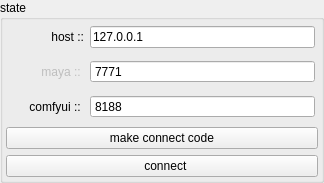
             <widget class="QGroupBox" name="state_Gb">
              <property name="title">
               <string>state</string>
              </property>
              <layout class="QVBoxLayout" name="verticalLayout">
               <property name="sizeConstraint">
                <enum>QLayout::SizeConstraint::SetDefaultConstraint</enum>
               </property>
               <property name="leftMargin">
                <number>3</number>
               </property>
               <property name="topMargin">
                <number>3</number>
               </property>
               <property name="rightMargin">
                <number>3</number>
               </property>
               <property name="bottomMargin">
                <number>3</number>
               </property>
               <item>
                <layout class="QHBoxLayout" name="host_H">
                 <property name="leftMargin">
                  <number>3</number>
                 </property>
                 <property name="topMargin">
                  <number>3</number>
                 </property>
                 <property name="rightMargin">
                  <number>3</number>
                 </property>
                 <property name="bottomMargin">
                  <number>3</number>
                 </property>
                 <item>
                  <widget class="QLabel" name="host_Lb">
                   <property name="minimumSize">
                    <size>
                     <width>75</width>
                     <height>0</height>
                    </size>
                   </property>
                   <property name="text">
                    <string>host ::</string>
                   </property>
                   <property name="alignment">
                    <set>Qt::AlignmentFlag::AlignRight|Qt::AlignmentFlag::AlignTrailing|Qt::AlignmentFlag::AlignVCenter</set>
                   </property>
                  </widget>
                 </item>
                 <item>
                  <widget class="QLineEdit" name="setHost_Le">
                   <property name="text">
                    <string>127.0.0.1</string>
                   </property>
                  </widget>
                 </item>
                </layout>
               </item>
               <item>
                <layout class="QHBoxLayout" name="mayaPort_H">
                 <property name="leftMargin">
                  <number>3</number>
                 </property>
                 <property name="topMargin">
                  <number>3</number>
                 </property>
                 <property name="rightMargin">
                  <number>3</number>
                 </property>
                 <property name="bottomMargin">
                  <number>3</number>
                 </property>
                 <item>
                  <widget class="QLabel" name="mayaPort_Lb">
                   <property name="enabled">
                    <bool>false</bool>
                   </property>
                   <property name="minimumSize">
                    <size>
                     <width>75</width>
                     <height>0</height>
                    </size>
                   </property>
                   <property name="text">
                    <string>maya :: </string>
                   </property>
                   <property name="alignment">
                    <set>Qt::AlignmentFlag::AlignRight|Qt::AlignmentFlag::AlignTrailing|Qt::AlignmentFlag::AlignVCenter</set>
                   </property>
                  </widget>
                 </item>
                 <item>
                  <widget class="QSpinBox" name="setMayaPort_Sb">
                   <property name="minimumSize">
                    <size>
                     <width>225</width>
                     <height>0</height>
                    </size>
                   </property>
                   <property name="buttonSymbols">
                    <enum>QAbstractSpinBox::ButtonSymbols::NoButtons</enum>
                   </property>
                   <property name="showGroupSeparator" stdset="0">
                    <bool>false</bool>
                   </property>
                   <property name="maximum">
                    <number>65535</number>
                   </property>
                   <property name="value">
                    <number>7771</number>
                   </property>
                  </widget>
                 </item>
                </layout>
               </item>
               <item>
                <layout class="QHBoxLayout" name="comfyuiPort_H">
                 <property name="spacing">
                  <number>6</number>
                 </property>
                 <property name="leftMargin">
                  <number>3</number>
                 </property>
                 <property name="topMargin">
                  <number>3</number>
                 </property>
                 <property name="rightMargin">
                  <number>3</number>
                 </property>
                 <property name="bottomMargin">
                  <number>3</number>
                 </property>
                 <item>
                  <widget class="QLabel" name="comfyuiPort_Lb">
                   <property name="minimumSize">
                    <size>
                     <width>75</width>
                     <height>0</height>
                    </size>
                   </property>
                   <property name="text">
                    <string>comfyui :: </string>
                   </property>
                   <property name="alignment">
                    <set>Qt::AlignmentFlag::AlignRight|Qt::AlignmentFlag::AlignTrailing|Qt::AlignmentFlag::AlignVCenter</set>
                   </property>
                  </widget>
                 </item>
                 <item>
                  <widget class="QSpinBox" name="setComfyuiPort_Sb">
                   <property name="minimumSize">
                    <size>
                     <width>225</width>
                     <height>0</height>
                    </size>
                   </property>
                   <property name="buttonSymbols">
                    <enum>QAbstractSpinBox::ButtonSymbols::NoButtons</enum>
                   </property>
                   <property name="showGroupSeparator" stdset="0">
                    <bool>false</bool>
                   </property>
                   <property name="maximum">
                    <number>65535</number>
                   </property>
                   <property name="value">
                    <number>8188</number>
                   </property>
                  </widget>
                 </item>
                </layout>
               </item>
               <item>
                <widget class="QPushButton" name="makeConnectCode_Btn">
                 <property name="text">
                  <string>make connect code</string>
                 </property>
                </widget>
               </item>
               <item>
                <widget class="QPushButton" name="connectPort_Btn">
                 <property name="text">
                  <string>  connect</string>
                 </property>
                 <property name="icon">
                  <iconset theme="QIcon::ThemeIcon::CallStart"/>
                 </property>
                </widget>
               </item>
              </layout>
             </widget>
